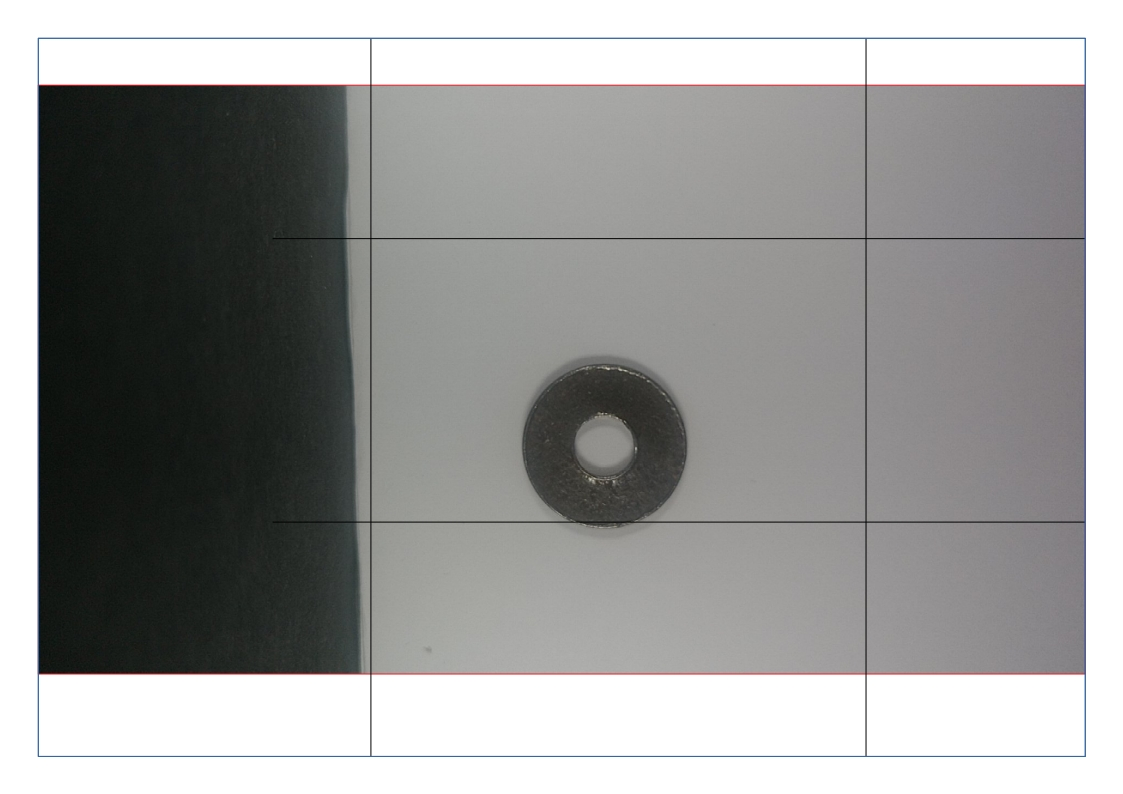
#> input picture Programas por separado/Plantilla para tomar fotos.jpg, 1123 x 794 px; its folder holds only this picture in this run
$ python -i Rendimiento_HU_y_HOG.py   (imports and definitions only)   (older library calls are emulated)
#> lines starting #> are read from the running program, lines starting #| are printed output that depends on the picture
import numpy as np
from matplotlib import pyplot as plt
plt.rcParams['image.cmap'] = 'gray'
from skimage import io, color, img_as_float, filters
from skimage.feature import hog
import cv2
import mahotas

#Estadistica -> Aca vamos a anlizar la frecuencia de aparicion para cada pieza, y para eso hacemos uso de la media aritmetica y la desviacion estandar
def estadistica(array):

    sum = 0
    for value in array:
        sum += value
    media = sum / len(array)
    sum = 0
    for value in array:
        sum += np.power((value - media), 2)
    desviacion = np.sqrt(sum / (len(array) - 1))

    return media, desviacion

def histograma_hog(image):
    caracteristica = hog(image, block_norm='L2-Hys').ravel()
    return caracteristica

def extraccion(image):

    ##PRE PROCESAMIENTO
    image = cv2.resize(image, (500, 400))         #Convertir la imagen de 1920x1080 a 500x4
    aux = cv2.cvtColor(image, cv2.COLOR_BGR2GRAY) #Convertir a escala de grises

    ##FILTRACION
    aux = cv2.GaussianBlur(aux, (3, 3), 0)   #Aplicar filtro gaussiano
    aux = filters.sobel(aux)                 #Aplicar filtro Sobel o Laplaciano

    ##SEGMENTACION
    ##Solo funciona para imagenes cortadas -> porque sino el fondo afecta mucho el objeto dentro de la imagen
    #ret, th = cv2.threshold(aux, 0, 255, cv2.THRESH_BINARY+cv2.THRESH_OTSU)
    #aux= th

    ##EXTRACCION DE RASGOS
    #haralick=mahotas.features.haralick(aux).mean(axis=0)
    hu = cv2.HuMoments(cv2.moments(aux)).flatten()
    hog_image = histograma_hog(aux)
    media, desviacion = estadistica(hog_image)

    ##ANALISIS DE LAS CARACTERISTICAS
    "Para 2 elementos"
    #PARA MOMENTOS DE HU
    #return aux, [hu[0], hu[1]]
    ##PARA HARALICK
    #return aux, [haralick[0], haralick[1]]

    "Para 3 elementos"
    #PARA MOMENTOS DE HU
    return aux, [hu[0], hu[1], hu[3], media, desviacion]
    #PARA HARALICK
    #return aux, [haralick[0], haralick[1], haralick[3]]

    "Para 4 elementos"
    #PARA HARALICK
    #return aux, [haralick[0], haralick[1], haralick[2],haralick[3]]
    #PARA MOMENTOS DE HU
    #return aux, [hu[0], hu[1], hu[2], hu[3]]

    "Para todos los elementos -> datos en crudo"
    #PARA MOMENTOS DE HU
    #return aux, hu
    #PARA HARALICK
    #return aux, haralick

    "Para 8 elementos"
    #return aux, [haralick[2], haralick[3], haralick[4], haralick[5], haralick[6], haralick[7], haralick[9], haralick[11]]

    "Hu + Haralick"
    #return aux, [hu[0], hu[1], hu[3], haralick[0], haralick[1],haralick[3]]

#Elemento de ferreteria
class Elemento:
    # [5 lines left out: function __init__, not called in this run]

#Analisis de la base de datos (YTrain)
##Entrenamiento de la base de datos
def analisis_de_datos():

    tornillo = io.ImageCollection('./Data Base/YTrain/YTornillos/*.png:./Data Base/YTrain/YTornillos/*.jpg')
    tuerca = io.ImageCollection('./Data Base/YTrain/YTuercas/*.png:./Data Base/YTrain/YTuercas/*.jpg')
    arandela = io.ImageCollection('./Data Base/YTrain/YArandelas/*.png:./Data Base/YTrain/YArandelas/*.jpg')
    clavo = io.ImageCollection('./Data Base/YTrain/YClavos/*.png:./Data Base/YTrain/YClavos/*.jpg')

    datos = []
    i = 0

    # Analisis de tornillos en la base de datos
    iter = 0
    for objeto in tornillo:
        datos.append(Elemento())
        datos[i].pieza = 'tornillo'
        datos[i].image, datos[i].caracteristica = extraccion(objeto)
        i += 1
        iter += 1
    print("Tornillo OK")

    # Analisis de tuercas en base de datos
    iter = 0
    for objeto in tuerca:
        datos.append(Elemento())
        datos[i].pieza = 'tuerca'
        datos[i].image, datos[i].caracteristica = extraccion(objeto)
        i += 1
        iter += 1
    print("Tuerca OK")

    # Analisis de arandelas en la base de datos
    iter = 0
    for objeto in arandela:
        datos.append(Elemento())
        datos[i].pieza = 'arandela'
        datos[i].image, datos[i].caracteristica = extraccion(objeto)
        i += 1
        iter += 1
    print("Arandela OK")

    # Analisis de clavos en la base de datos
    iter = 0
    for objeto in clavo:
        datos.append(Elemento())
        datos[i].pieza = 'clavo'
        datos[i].image, datos[i].caracteristica = extraccion(objeto)
        i += 1
        iter += 1
    print("Clavo OK")

    print("Analisis de todos los objetos en YTrain completo")
    return datos

##Prueba de la base de datos (Yprueba)
def analisis_de_prueba():

    tornillo_prueba = io.ImageCollection('./Data Base/YTest/YTornillos/*.png:./Data Base/YTest/YTornillos/*.jpg')
    tuerca_prueba = io.ImageCollection('./Data Base/YTest/YTuercas/*.png:./Data Base/YTest/YTuercas/*.jpg')
    arandela_prueba = io.ImageCollection('./Data Base/YTest/YArandelas/*.png:./Data Base/YTest/YArandelas/*.jpg')
    clavo_prueba = io.ImageCollection('./Data Base/YTest/YClavos/*.png:./Data Base/YTest/YClavos/*.jpg')

    prueba = []
    i = 0

    # Analisis de tornillos en base de datos
    iter = 0
    for objeto in tornillo_prueba:
        prueba.append(Elemento())
        prueba[i].pieza = 'tornillo'
        prueba[i].image, prueba[i].caracteristica = extraccion(objeto)
        i += 1
        iter += 1
    print("Tornillo OK")

    # Analisis de tuercas en base de datos
    iter = 0
    for objeto in tuerca_prueba:
        prueba.append(Elemento())
        prueba[i].pieza = 'tuerca'
        prueba[i].image, prueba[i].caracteristica = extraccion(objeto)
        i += 1
        iter += 1
    print("Tuerca OK")

    # Analisis de arandelas en la base de datos
    iter = 0
    for objeto in arandela_prueba:
        prueba.append(Elemento())
        prueba[i].pieza = 'arandela'
        prueba[i].image, prueba[i].caracteristica = extraccion(objeto)
        i += 1
        iter += 1
    print("Arandela OK")

    # Analisis de clavos en la base de datos
    iter = 0
    for objeto in clavo_prueba:
        prueba.append(Elemento())
        prueba[i].pieza = 'clavo'
        prueba[i].image, prueba[i].caracteristica = extraccion(objeto)
        i += 1
        iter += 1
    print("Clavo OK")

    print("Testeo de todos los objetos en YTest completo")
    return prueba

#KNN
# [64 lines left out: function knn, not called in this run]

##Rendimiento KNN - Maldicion de dimensionalidad

# [1 line not run here, left out]
datos = analisis_de_datos()
prueba = analisis_de_prueba()

MAX = 120
ans = []

# [5 lines not run here, left out]

fig, ax = plt.subplots()
# [6 lines not run here, left out]

#K MEANS
#Entrenamiento de KMeans (YTrain)
import random

def entrenamiento_kmeans(datos):

    tornillo_datos = []
    tuerca_datos = []
    arandela_datos = []
    clavo_datos = []

    # MEANS INICIALES
    for element in datos:
        if (element.pieza == 'tornillo'):
            tornillo_datos.append(element)
        if (element.pieza == 'tuerca'):
            tuerca_datos.append(element)
        if (element.pieza == 'arandela'):
            arandela_datos.append(element)
        if (element.pieza == 'clavo'):
            clavo_datos.append(element)

    tornillo_mean = list(random.choice(tornillo_datos).caracteristica)
    tuerca_mean = list(random.choice(tuerca_datos).caracteristica)
    arandela_mean = list(random.choice(arandela_datos).caracteristica)
    clavo_mean = list(random.choice(clavo_datos).caracteristica)

    tornillo_flag = True
    tuerca_flag = True
    arandela_flag = True
    clavo_flag = True

    tornillo_len = [0, 0, 0, 0, 0]
    tuerca_len = [0, 0, 0, 0, 0]
    arandela_len = [0, 0, 0, 0, 0]
    clavo_len = [0, 0, 0, 0, 0]

    iter = 0
    while (iter < 20):

        tornillo_datos = []
        tuerca_datos = []
        arandela_datos = []
        clavo_datos = []

        # ASIGNACION
        for element in datos:
            sum_tornillo = 0
            sum_tuerca = 0
            sum_arandela = 0
            sum_clavo = 0

            for i in range(0, len(element.caracteristica)-1):
                sum_tornillo += np.power(np.abs(tornillo_mean[i] - element.caracteristica[i]), 2)
                sum_tuerca += np.power(np.abs(tuerca_mean[i] - element.caracteristica[i]), 2)
                sum_arandela += np.power(np.abs(arandela_mean[i] - element.caracteristica[i]), 2)
                sum_clavo += np.power(np.abs(clavo_mean[i] - element.caracteristica[i]), 2)

            dist_tornillo = np.sqrt(sum_tornillo)
            dist_tuerca = np.sqrt(sum_tuerca)
            dist_arandela = np.sqrt(sum_arandela)
            dist_clavo = np.sqrt(sum_clavo)

            aux = dist_tornillo
            if (dist_tuerca < aux):
                aux = dist_tuerca
            if (dist_arandela < aux):
                aux = dist_arandela
            if (dist_clavo < aux):
                aux = dist_clavo

            if (aux == dist_tornillo):
                tornillo_datos.append(element.caracteristica)
            elif (aux == dist_tuerca):
                tuerca_datos.append(element.caracteristica)
            elif(aux == dist_arandela):
                arandela_datos.append(element.caracteristica)
            elif(aux == dist_clavo):
                clavo_datos.append(element.caracteristica)

        # ACTUALIZACION
        sum_tornillo = [0, 0, 0, 0, 0]
        for obj1 in tornillo_datos:
            sum_tornillo[0] += obj1[0]
            sum_tornillo[1] += obj1[1]
            sum_tornillo[2] += obj1[2]
            sum_tornillo[3] += obj1[3]
            sum_tornillo[4] += obj1[4]

        sum_tuerca = [0, 0, 0, 0, 0]
        for obj2 in tuerca_datos:
            sum_tuerca[0] += obj2[0]
            sum_tuerca[1] += obj2[1]
            sum_tuerca[2] += obj2[2]
            sum_tuerca[3] += obj2[3]
            sum_tuerca[4] += obj2[4]

        sum_arandela = [0, 0, 0, 0, 0]
        for obj3 in arandela_datos:
            sum_arandela[0] += obj3[0]
            sum_arandela[1] += obj3[1]
            sum_arandela[2] += obj3[2]
            sum_arandela[3] += obj3[3]
            sum_arandela[4] += obj3[4]

        sum_clavo = [0, 0, 0, 0, 0]
        for obj4 in clavo_datos:
            sum_clavo[0] += obj4[0]
            sum_clavo[1] += obj4[1]
            sum_clavo[2] += obj4[2]
            sum_clavo[3] += obj4[3]
            sum_clavo[4] += obj4[4]

        tornillo_mean[0] = sum_tornillo[0] / len(tornillo_datos)
        tornillo_mean[1] = sum_tornillo[1] / len(tornillo_datos)
        tornillo_mean[2] = sum_tornillo[2] / len(tornillo_datos)
        tornillo_mean[3] = sum_tornillo[3] / len(tornillo_datos)
        tornillo_mean[4] = sum_tornillo[4] / len(tornillo_datos)

        tuerca_mean[0] = sum_tuerca[0] / len(tuerca_datos)
        tuerca_mean[1] = sum_tuerca[1] / len(tuerca_datos)
        tuerca_mean[2] = sum_tuerca[2] / len(tuerca_datos)
        tuerca_mean[3] = sum_tuerca[3] / len(tuerca_datos)
        tuerca_mean[4] = sum_tuerca[4] / len(tuerca_datos)

        arandela_mean[0] = sum_arandela[0] / len(arandela_datos)
        arandela_mean[1] = sum_arandela[1] / len(arandela_datos)
        arandela_mean[2] = sum_arandela[2] / len(arandela_datos)
        arandela_mean[3] = sum_arandela[3] / len(arandela_datos)
        arandela_mean[4] = sum_arandela[4] / len(arandela_datos)

        clavo_mean[0] = sum_clavo[0] / len(clavo_datos)
        clavo_mean[1] = sum_clavo[1] / len(clavo_datos)
        clavo_mean[2] = sum_clavo[2] / len(clavo_datos)
        clavo_mean[3] = sum_clavo[3] / len(clavo_datos)
        clavo_mean[4] = sum_clavo[4] / len(clavo_datos)

        # CONDICION DE SALIDA
        if (tornillo_mean == tornillo_len):
            tornillo_flag = False
        else:
            tornillo_len = tornillo_mean

        if (tuerca_mean == tuerca_len):
            tuerca_flag = False
        else:
            tuerca_len = tuerca_mean

        if (arandela_mean == arandela_len):
            arandela_flag = False
        else:
            arandela_len = arandela_mean

        if (clavo_mean == clavo_len):
            clavo_flag = False
        else:
            clavo_len = clavo_mean

        iter += 1

    return [tornillo_mean, tuerca_mean, arandela_mean, clavo_mean]

#Testeo de KMeans (YTest)
# [48 lines left out: function kmeans, not called in this run]

##RENDIMIENTO
# [1 line not run here, left out]
datos = analisis_de_datos()
prueba = analisis_de_prueba()

# [1 line that did not run here, left out]

#Por mas que varies MAX siempre deberias obtener una linea recta horizontal
MAX = 50

ans = []

# [5 lines not run here, left out]

fig, ax = plt.subplots()
# [6 lines not run here, left out]


>>> import cv2
>>> picture = cv2.imread('Plantilla para tomar fotos.jpg')
#> picture is the input picture: shape (794, 1123, 3); mean B, G, R 153.2, 154.3, 153.9
>>> result = extraccion(picture)
#> in extraccion, `image = cv2.resize(image, (500, 400))`:
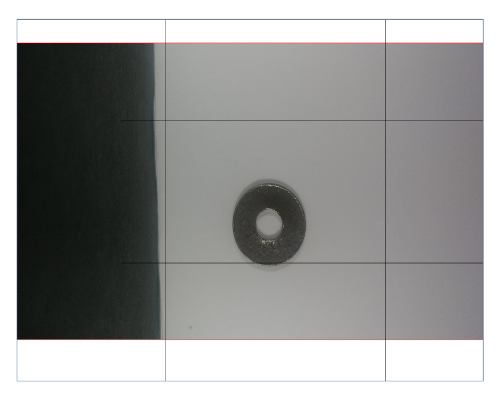
#> image: shape (400, 500, 3); mean of channels 0, 1, 2 153.2, 154.3, 154; drawn as B, G, R
#> in extraccion, `aux = filters.sobel(aux)`:
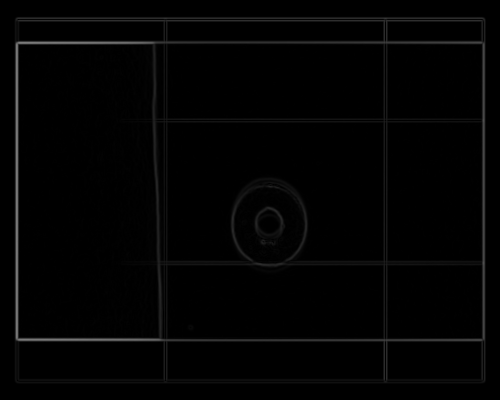
#> aux: shape (400, 500) float64; min 0, max 0.48, mean 0.0135
#> in extraccion, `hu = cv2.HuMoments(cv2.moments(aux)).flatten()`: hu = [14.76, 15.05, 23.31, 36.86, 1042.2, 141.2, -286]
#> the loop in estadistica, `for value in array:` made 233280 passes
#> (value, sum) on passes 2 to 4: (0, 0), (0, 0), (0, 0)
#> after the loop in estadistica, `for value in array:`: sum = 14031.9
#> in estadistica, `media = sum / len(array)`: media = 0.0602
#> the loop in estadistica, `for value in array:` made 233280 passes
#> (value, sum) on passes 2 to 4: (0, 0.00724), (0, 0.0109), (0, 0.0145)
#> after the loop in estadistica, `for value in array:`: sum = 1944
#> in estadistica, `desviacion = np.sqrt(sum / (len(array) - 1))`: desviacion = 0.0913
#> in extraccion, `media, desviacion = estadistica(hog_image)`: media = 0.0602; desviacion = 0.0913
